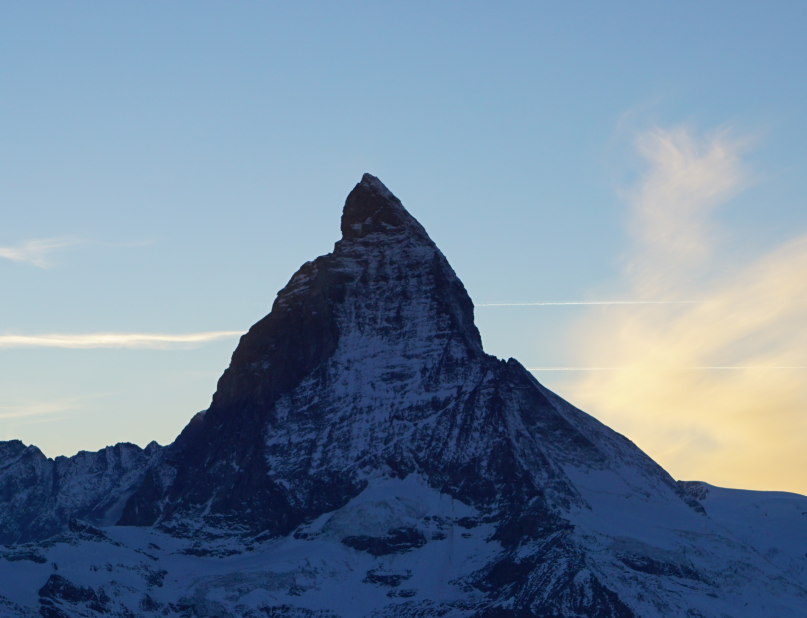
#> input picture input1.jpg, 2419 x 1854 px (shown at 1/3 size)
$ python -i corners_tracking.py   (imports and definitions only)
#> lines starting #> are read from the running program, lines starting #| are printed output that depends on the picture
import time
import numpy as np

from scipy import signal
from utils import get_all_eigmin


def get_good_features(frame, **kwargs):

    print('Phase 2: Tomasi')
    phase2_start = time.time()

    corners = detect_corners_tomasi(frame, kwargs['maxCorners'], kwargs['minDistance'], kwargs.get('winSize', 13))
    print('Phase 2: Tomasi, Ended in ' + str(time.time() - phase2_start) + ' seconds')

    return corners.astype(np.float32)


# [55 lines left out: function detect_corners_tomasi, not called in this run]

>>> import cv2
>>> picture = cv2.imread('input1.jpg', cv2.IMREAD_GRAYSCALE)
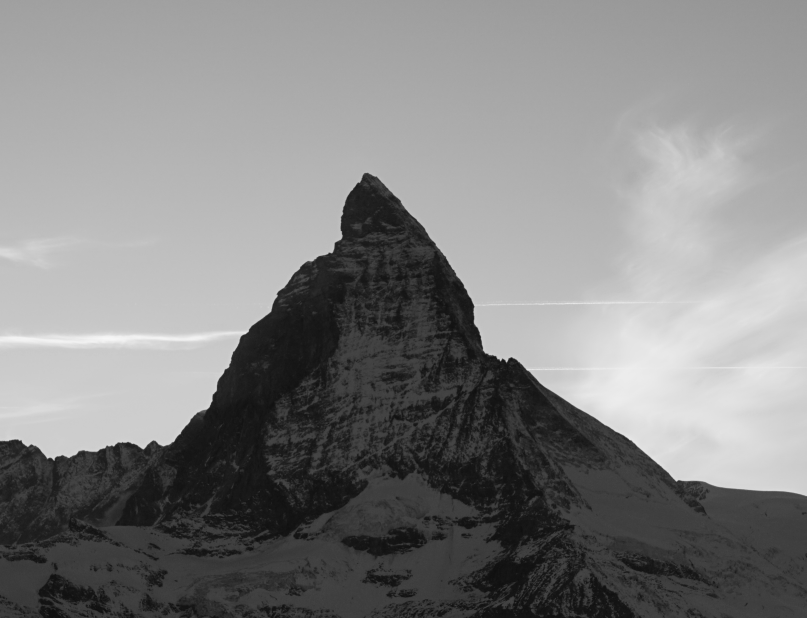
#> picture: shape (1854, 2419) (shown at 1/3 size); min 10, max 248, mean 131.4
#> (the run stopped early here; a loop or call above may not have finished)
